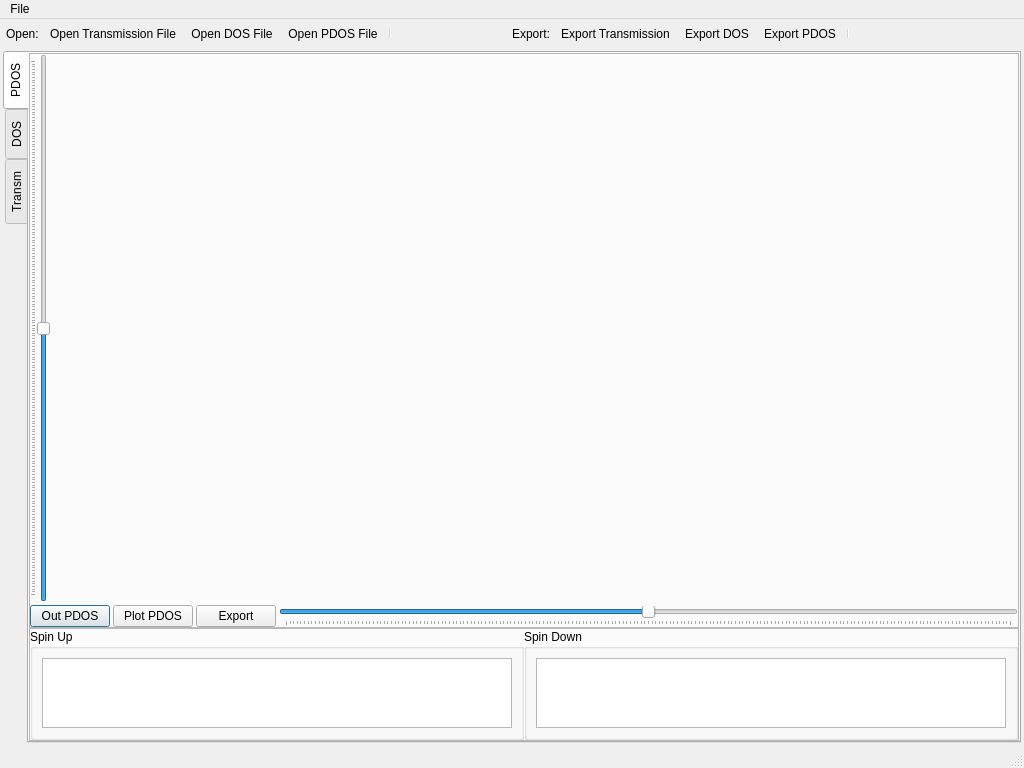
<?xml version="1.0" encoding="UTF-8"?>
<ui version="4.0">
 <class>PlotTransmDosDialog</class>
 <widget class="QDialog" name="PlotTransmDosDialog">
  <property name="geometry">
   <rect>
    <x>0</x>
    <y>0</y>
    <width>1024</width>
    <height>768</height>
   </rect>
  </property>
  <property name="sizePolicy">
   <sizepolicy hsizetype="Preferred" vsizetype="Preferred">
    <horstretch>0</horstretch>
    <verstretch>1</verstretch>
   </sizepolicy>
  </property>
  <property name="windowTitle">
   <string>PlotTransmDosDialog</string>
  </property>
  <property name="windowIcon">
   <iconset resource="Icons/icons.qrc">
    <normaloff>:/Icons/help.png</normaloff>:/Icons/help.png</iconset>
  </property>
  <layout class="QGridLayout" name="gridLayout_2">
   <property name="leftMargin">
    <number>0</number>
   </property>
   <property name="topMargin">
    <number>0</number>
   </property>
   <property name="rightMargin">
    <number>0</number>
   </property>
   <property name="bottomMargin">
    <number>0</number>
   </property>
   <property name="spacing">
    <number>0</number>
   </property>
   <item row="0" column="0">
    <widget class="QMenuBar" name="menubar">
     <property name="sizePolicy">
      <sizepolicy hsizetype="MinimumExpanding" vsizetype="Preferred">
       <horstretch>0</horstretch>
       <verstretch>0</verstretch>
      </sizepolicy>
     </property>
     <widget class="QMenu" name="menuFile">
      <property name="title">
       <string>File</string>
      </property>
      <addaction name="actionOpenFile"/>
      <addaction name="actionSave"/>
      <addaction name="actionPrint"/>
      <addaction name="actionOpenTransmFile"/>
      <addaction name="actionOpenDosFile"/>
      <addaction name="actionOpenPDosFile"/>
      <addaction name="actionExportTransm"/>
      <addaction name="actionExportDos"/>
      <addaction name="actionExportPDos"/>
      <addaction name="actionHelp"/>
      <addaction name="actionExit"/>
      <addaction name="separator"/>
     </widget>
     <addaction name="menuFile"/>
    </widget>
   </item>
   <item row="1" column="0">
    <layout class="QHBoxLayout" name="horizontalLayout_4">
     <item>
      <widget class="QLabel" name="label">
       <property name="sizePolicy">
        <sizepolicy hsizetype="Preferred" vsizetype="Preferred">
         <horstretch>0</horstretch>
         <verstretch>0</verstretch>
        </sizepolicy>
       </property>
       <property name="text">
        <string>Open:</string>
       </property>
       <property name="indent">
        <number>6</number>
       </property>
      </widget>
     </item>
     <item>
      <widget class="QToolBar" name="toolBar">
       <property name="sizePolicy">
        <sizepolicy hsizetype="Expanding" vsizetype="MinimumExpanding">
         <horstretch>0</horstretch>
         <verstretch>0</verstretch>
        </sizepolicy>
       </property>
       <property name="orientation">
        <enum>Qt::Horizontal</enum>
       </property>
       <property name="iconSize">
        <size>
         <width>22</width>
         <height>22</height>
        </size>
       </property>
       <addaction name="actionOpenTransmFile"/>
       <addaction name="actionOpenDosFile"/>
       <addaction name="actionOpenPDosFile"/>
       <addaction name="separator"/>
      </widget>
     </item>
     <item>
      <widget class="QLabel" name="label_2">
       <property name="sizePolicy">
        <sizepolicy hsizetype="Preferred" vsizetype="Preferred">
         <horstretch>0</horstretch>
         <verstretch>0</verstretch>
        </sizepolicy>
       </property>
       <property name="text">
        <string>Export:</string>
       </property>
       <property name="indent">
        <number>6</number>
       </property>
      </widget>
     </item>
     <item>
      <widget class="QToolBar" name="toolBar_2">
       <property name="sizePolicy">
        <sizepolicy hsizetype="Expanding" vsizetype="MinimumExpanding">
         <horstretch>0</horstretch>
         <verstretch>0</verstretch>
        </sizepolicy>
       </property>
       <property name="orientation">
        <enum>Qt::Horizontal</enum>
       </property>
       <property name="iconSize">
        <size>
         <width>22</width>
         <height>22</height>
        </size>
       </property>
       <addaction name="actionExportTransm"/>
       <addaction name="actionExportDos"/>
       <addaction name="actionExportPDos"/>
       <addaction name="separator"/>
      </widget>
     </item>
     <item>
      <widget class="QLabel" name="label_3">
       <property name="text">
        <string/>
       </property>
       <property name="pixmap">
        <pixmap resource="Icons/icons.qrc">:/Icons/simune40percent.png</pixmap>
       </property>
      </widget>
     </item>
    </layout>
   </item>
   <item row="2" column="0">
    <widget class="QWidget" name="centralwidget" native="true">
     <property name="sizePolicy">
      <sizepolicy hsizetype="Preferred" vsizetype="MinimumExpanding">
       <horstretch>0</horstretch>
       <verstretch>1</verstretch>
      </sizepolicy>
     </property>
     <layout class="QGridLayout" name="gridLayout_3">
      <property name="leftMargin">
       <number>0</number>
      </property>
      <property name="topMargin">
       <number>0</number>
      </property>
      <property name="rightMargin">
       <number>0</number>
      </property>
      <property name="bottomMargin">
       <number>0</number>
      </property>
      <property name="spacing">
       <number>0</number>
      </property>
      <item row="0" column="0">
       <widget class="QFrame" name="frameGraph">
        <property name="sizePolicy">
         <sizepolicy hsizetype="Expanding" vsizetype="Expanding">
          <horstretch>1</horstretch>
          <verstretch>1</verstretch>
         </sizepolicy>
        </property>
        <layout class="QGridLayout" name="gridLayout">
         <property name="leftMargin">
          <number>3</number>
         </property>
         <property name="topMargin">
          <number>3</number>
         </property>
         <property name="rightMargin">
          <number>3</number>
         </property>
         <property name="bottomMargin">
          <number>3</number>
         </property>
         <property name="spacing">
          <number>3</number>
         </property>
         <item row="0" column="0">
          <widget class="QTabWidget" name="tabWidget">
           <property name="sizePolicy">
            <sizepolicy hsizetype="Expanding" vsizetype="Expanding">
             <horstretch>1</horstretch>
             <verstretch>2</verstretch>
            </sizepolicy>
           </property>
           <property name="tabPosition">
            <enum>QTabWidget::West</enum>
           </property>
           <property name="tabShape">
            <enum>QTabWidget::Rounded</enum>
           </property>
           <property name="currentIndex">
            <number>0</number>
           </property>
           <widget class="QWidget" name="tab_3">
            <attribute name="icon">
             <iconset resource="Icons/icons.qrc">
              <normaloff>:/Icons/pdos1.png</normaloff>:/Icons/pdos1.png</iconset>
            </attribute>
            <attribute name="title">
             <string>PDOS</string>
            </attribute>
            <layout class="QGridLayout" name="gridLayout_5">
             <property name="leftMargin">
              <number>0</number>
             </property>
             <property name="topMargin">
              <number>0</number>
             </property>
             <property name="rightMargin">
              <number>0</number>
             </property>
             <property name="bottomMargin">
              <number>0</number>
             </property>
             <property name="spacing">
              <number>0</number>
             </property>
             <item row="0" column="0">
              <widget class="QFrame" name="frame_5">
               <property name="sizePolicy">
                <sizepolicy hsizetype="Expanding" vsizetype="Expanding">
                 <horstretch>0</horstretch>
                 <verstretch>20</verstretch>
                </sizepolicy>
               </property>
               <property name="frameShape">
                <enum>QFrame::StyledPanel</enum>
               </property>
               <property name="frameShadow">
                <enum>QFrame::Raised</enum>
               </property>
               <layout class="QGridLayout" name="gridLayout_12">
                <property name="leftMargin">
                 <number>0</number>
                </property>
                <property name="topMargin">
                 <number>0</number>
                </property>
                <property name="rightMargin">
                 <number>0</number>
                </property>
                <property name="bottomMargin">
                 <number>0</number>
                </property>
                <property name="spacing">
                 <number>3</number>
                </property>
                <item row="0" column="0">
                 <widget class="QSlider" name="verticalSliderqvtkWidgetPDos">
                  <property name="minimum">
                   <number>-100</number>
                  </property>
                  <property name="maximum">
                   <number>100</number>
                  </property>
                  <property name="singleStep">
                   <number>1</number>
                  </property>
                  <property name="pageStep">
                   <number>1</number>
                  </property>
                  <property name="value">
                   <number>0</number>
                  </property>
                  <property name="orientation">
                   <enum>Qt::Vertical</enum>
                  </property>
                  <property name="invertedAppearance">
                   <bool>false</bool>
                  </property>
                  <property name="invertedControls">
                   <bool>false</bool>
                  </property>
                  <property name="tickPosition">
                   <enum>QSlider::TicksAbove</enum>
                  </property>
                  <property name="tickInterval">
                   <number>1</number>
                  </property>
                 </widget>
                </item>
                <item row="0" column="1" colspan="2">
                 <widget class="QVTKWidget" name="qvtkWidgetPDos" native="true">
                  <property name="sizePolicy">
                   <sizepolicy hsizetype="MinimumExpanding" vsizetype="MinimumExpanding">
                    <horstretch>9</horstretch>
                    <verstretch>20</verstretch>
                   </sizepolicy>
                  </property>
                 </widget>
                </item>
                <item row="1" column="0" colspan="2">
                 <layout class="QHBoxLayout" name="horizontalLayout_3">
                  <property name="spacing">
                   <number>3</number>
                  </property>
                  <item>
                   <widget class="QPushButton" name="outputPDosButton">
                    <property name="sizePolicy">
                     <sizepolicy hsizetype="Minimum" vsizetype="Fixed">
                      <horstretch>1</horstretch>
                      <verstretch>0</verstretch>
                     </sizepolicy>
                    </property>
                    <property name="text">
                     <string>Out PDOS</string>
                    </property>
                   </widget>
                  </item>
                  <item>
                   <widget class="QPushButton" name="plotPDosButton">
                    <property name="sizePolicy">
                     <sizepolicy hsizetype="Minimum" vsizetype="Fixed">
                      <horstretch>1</horstretch>
                      <verstretch>0</verstretch>
                     </sizepolicy>
                    </property>
                    <property name="text">
                     <string>Plot PDOS</string>
                    </property>
                   </widget>
                  </item>
                  <item>
                   <widget class="QPushButton" name="exportRenderPDosButton">
                    <property name="sizePolicy">
                     <sizepolicy hsizetype="Minimum" vsizetype="Fixed">
                      <horstretch>1</horstretch>
                      <verstretch>0</verstretch>
                     </sizepolicy>
                    </property>
                    <property name="text">
                     <string>Export</string>
                    </property>
                   </widget>
                  </item>
                 </layout>
                </item>
                <item row="1" column="2">
                 <widget class="QSlider" name="horizontalSliderqvtkWidgetPDos">
                  <property name="sizePolicy">
                   <sizepolicy hsizetype="Expanding" vsizetype="Fixed">
                    <horstretch>40</horstretch>
                    <verstretch>0</verstretch>
                   </sizepolicy>
                  </property>
                  <property name="layoutDirection">
                   <enum>Qt::LeftToRight</enum>
                  </property>
                  <property name="minimum">
                   <number>-100</number>
                  </property>
                  <property name="maximum">
                   <number>100</number>
                  </property>
                  <property name="singleStep">
                   <number>1</number>
                  </property>
                  <property name="pageStep">
                   <number>1</number>
                  </property>
                  <property name="value">
                   <number>0</number>
                  </property>
                  <property name="orientation">
                   <enum>Qt::Horizontal</enum>
                  </property>
                  <property name="invertedAppearance">
                   <bool>false</bool>
                  </property>
                  <property name="invertedControls">
                   <bool>false</bool>
                  </property>
                  <property name="tickPosition">
                   <enum>QSlider::TicksBelow</enum>
                  </property>
                  <property name="tickInterval">
                   <number>1</number>
                  </property>
                 </widget>
                </item>
               </layout>
              </widget>
             </item>
             <item row="1" column="0">
              <widget class="QFrame" name="frame_6">
               <property name="sizePolicy">
                <sizepolicy hsizetype="Preferred" vsizetype="Preferred">
                 <horstretch>0</horstretch>
                 <verstretch>1</verstretch>
                </sizepolicy>
               </property>
               <property name="frameShape">
                <enum>QFrame::StyledPanel</enum>
               </property>
               <property name="frameShadow">
                <enum>QFrame::Raised</enum>
               </property>
               <layout class="QGridLayout" name="gridLayout_6">
                <property name="leftMargin">
                 <number>0</number>
                </property>
                <property name="topMargin">
                 <number>0</number>
                </property>
                <property name="rightMargin">
                 <number>0</number>
                </property>
                <property name="bottomMargin">
                 <number>0</number>
                </property>
                <property name="horizontalSpacing">
                 <number>0</number>
                </property>
                <property name="verticalSpacing">
                 <number>3</number>
                </property>
                <item row="0" column="0">
                 <widget class="QGroupBox" name="groupBoxPDosAlpha">
                  <property name="title">
                   <string>Spin Up</string>
                  </property>
                  <layout class="QGridLayout" name="gridLayout_13">
                   <item row="0" column="0">
                    <widget class="QTableView" name="outPDosAlphaTableView">
                     <property name="sizePolicy">
                      <sizepolicy hsizetype="Preferred" vsizetype="Preferred">
                       <horstretch>3</horstretch>
                       <verstretch>1</verstretch>
                      </sizepolicy>
                     </property>
                    </widget>
                   </item>
                  </layout>
                 </widget>
                </item>
                <item row="0" column="1">
                 <widget class="QGroupBox" name="groupBoxPDosBeta">
                  <property name="title">
                   <string>Spin Down</string>
                  </property>
                  <layout class="QGridLayout" name="gridLayout_14">
                   <item row="0" column="0">
                    <widget class="QTableView" name="outPDosBetaTableView">
                     <property name="sizePolicy">
                      <sizepolicy hsizetype="Preferred" vsizetype="Preferred">
                       <horstretch>3</horstretch>
                       <verstretch>1</verstretch>
                      </sizepolicy>
                     </property>
                    </widget>
                   </item>
                  </layout>
                 </widget>
                </item>
               </layout>
              </widget>
             </item>
            </layout>
           </widget>
           <widget class="QWidget" name="tab_2">
            <attribute name="icon">
             <iconset resource="Icons/icons.qrc">
              <normaloff>:/Icons/dos1.png</normaloff>:/Icons/dos1.png</iconset>
            </attribute>
            <attribute name="title">
             <string>DOS</string>
            </attribute>
            <layout class="QGridLayout" name="gridLayout_4">
             <property name="leftMargin">
              <number>0</number>
             </property>
             <property name="topMargin">
              <number>0</number>
             </property>
             <property name="rightMargin">
              <number>0</number>
             </property>
             <property name="bottomMargin">
              <number>0</number>
             </property>
             <property name="spacing">
              <number>3</number>
             </property>
             <item row="0" column="0">
              <widget class="QFrame" name="frame_3">
               <property name="sizePolicy">
                <sizepolicy hsizetype="Expanding" vsizetype="Expanding">
                 <horstretch>0</horstretch>
                 <verstretch>20</verstretch>
                </sizepolicy>
               </property>
               <property name="frameShape">
                <enum>QFrame::StyledPanel</enum>
               </property>
               <property name="frameShadow">
                <enum>QFrame::Raised</enum>
               </property>
               <layout class="QGridLayout" name="gridLayout_10">
                <property name="leftMargin">
                 <number>0</number>
                </property>
                <property name="topMargin">
                 <number>0</number>
                </property>
                <property name="rightMargin">
                 <number>0</number>
                </property>
                <property name="bottomMargin">
                 <number>0</number>
                </property>
                <property name="spacing">
                 <number>3</number>
                </property>
                <item row="0" column="0">
                 <widget class="QSlider" name="verticalSliderqvtkWidgetDos">
                  <property name="minimum">
                   <number>-100</number>
                  </property>
                  <property name="maximum">
                   <number>100</number>
                  </property>
                  <property name="singleStep">
                   <number>1</number>
                  </property>
                  <property name="pageStep">
                   <number>1</number>
                  </property>
                  <property name="value">
                   <number>0</number>
                  </property>
                  <property name="orientation">
                   <enum>Qt::Vertical</enum>
                  </property>
                  <property name="invertedAppearance">
                   <bool>false</bool>
                  </property>
                  <property name="invertedControls">
                   <bool>false</bool>
                  </property>
                  <property name="tickPosition">
                   <enum>QSlider::TicksAbove</enum>
                  </property>
                  <property name="tickInterval">
                   <number>1</number>
                  </property>
                 </widget>
                </item>
                <item row="0" column="1" colspan="2">
                 <widget class="QVTKWidget" name="qvtkWidgetDos" native="true">
                  <property name="sizePolicy">
                   <sizepolicy hsizetype="MinimumExpanding" vsizetype="MinimumExpanding">
                    <horstretch>9</horstretch>
                    <verstretch>20</verstretch>
                   </sizepolicy>
                  </property>
                 </widget>
                </item>
                <item row="1" column="0" colspan="2">
                 <layout class="QHBoxLayout" name="horizontalLayout_2">
                  <property name="spacing">
                   <number>3</number>
                  </property>
                  <item>
                   <widget class="QPushButton" name="outputDosButton">
                    <property name="sizePolicy">
                     <sizepolicy hsizetype="Minimum" vsizetype="Fixed">
                      <horstretch>1</horstretch>
                      <verstretch>0</verstretch>
                     </sizepolicy>
                    </property>
                    <property name="text">
                     <string>Out DOS</string>
                    </property>
                   </widget>
                  </item>
                  <item>
                   <widget class="QPushButton" name="plotDosButton">
                    <property name="sizePolicy">
                     <sizepolicy hsizetype="Minimum" vsizetype="Fixed">
                      <horstretch>1</horstretch>
                      <verstretch>0</verstretch>
                     </sizepolicy>
                    </property>
                    <property name="text">
                     <string>Plot DOS</string>
                    </property>
                   </widget>
                  </item>
                  <item>
                   <widget class="QPushButton" name="exportRenderDosButton">
                    <property name="sizePolicy">
                     <sizepolicy hsizetype="Minimum" vsizetype="Fixed">
                      <horstretch>1</horstretch>
                      <verstretch>0</verstretch>
                     </sizepolicy>
                    </property>
                    <property name="text">
                     <string>Export</string>
                    </property>
                   </widget>
                  </item>
                 </layout>
                </item>
                <item row="1" column="2">
                 <widget class="QSlider" name="horizontalSliderqvtkWidgetDos">
                  <property name="sizePolicy">
                   <sizepolicy hsizetype="Expanding" vsizetype="Fixed">
                    <horstretch>40</horstretch>
                    <verstretch>0</verstretch>
                   </sizepolicy>
                  </property>
                  <property name="layoutDirection">
                   <enum>Qt::LeftToRight</enum>
                  </property>
                  <property name="minimum">
                   <number>-100</number>
                  </property>
                  <property name="maximum">
                   <number>100</number>
                  </property>
                  <property name="singleStep">
                   <number>1</number>
                  </property>
                  <property name="pageStep">
                   <number>1</number>
                  </property>
                  <property name="value">
                   <number>0</number>
                  </property>
                  <property name="orientation">
                   <enum>Qt::Horizontal</enum>
                  </property>
                  <property name="invertedAppearance">
                   <bool>false</bool>
                  </property>
                  <property name="invertedControls">
                   <bool>false</bool>
                  </property>
                  <property name="tickPosition">
                   <enum>QSlider::TicksBelow</enum>
                  </property>
                  <property name="tickInterval">
                   <number>1</number>
                  </property>
                 </widget>
                </item>
               </layout>
              </widget>
             </item>
             <item row="1" column="0">
              <widget class="QFrame" name="frame_4">
               <property name="sizePolicy">
                <sizepolicy hsizetype="Preferred" vsizetype="Preferred">
                 <horstretch>0</horstretch>
                 <verstretch>1</verstretch>
                </sizepolicy>
               </property>
               <property name="frameShape">
                <enum>QFrame::StyledPanel</enum>
               </property>
               <property name="frameShadow">
                <enum>QFrame::Raised</enum>
               </property>
               <layout class="QGridLayout" name="gridLayout_11">
                <item row="0" column="0">
                 <widget class="QTableView" name="outDosTableView">
                  <property name="sizePolicy">
                   <sizepolicy hsizetype="Preferred" vsizetype="Preferred">
                    <horstretch>3</horstretch>
                    <verstretch>1</verstretch>
                   </sizepolicy>
                  </property>
                 </widget>
                </item>
               </layout>
              </widget>
             </item>
            </layout>
           </widget>
           <widget class="QWidget" name="tab_1">
            <attribute name="icon">
             <iconset resource="Icons/icons.qrc">
              <normaloff>:/Icons/transm1.png</normaloff>:/Icons/transm1.png</iconset>
            </attribute>
            <attribute name="title">
             <string>Transm</string>
            </attribute>
            <layout class="QGridLayout" name="gridLayout_7">
             <property name="leftMargin">
              <number>0</number>
             </property>
             <property name="topMargin">
              <number>0</number>
             </property>
             <property name="rightMargin">
              <number>0</number>
             </property>
             <property name="bottomMargin">
              <number>0</number>
             </property>
             <property name="spacing">
              <number>3</number>
             </property>
             <item row="0" column="0">
              <widget class="QFrame" name="frame">
               <property name="sizePolicy">
                <sizepolicy hsizetype="Expanding" vsizetype="Expanding">
                 <horstretch>0</horstretch>
                 <verstretch>20</verstretch>
                </sizepolicy>
               </property>
               <property name="frameShape">
                <enum>QFrame::StyledPanel</enum>
               </property>
               <property name="frameShadow">
                <enum>QFrame::Raised</enum>
               </property>
               <layout class="QGridLayout" name="gridLayout_9">
                <property name="leftMargin">
                 <number>0</number>
                </property>
                <property name="topMargin">
                 <number>0</number>
                </property>
                <property name="rightMargin">
                 <number>0</number>
                </property>
                <property name="bottomMargin">
                 <number>0</number>
                </property>
                <property name="spacing">
                 <number>3</number>
                </property>
                <item row="0" column="0">
                 <widget class="QSlider" name="verticalSliderqvtkWidget3">
                  <property name="minimum">
                   <number>-100</number>
                  </property>
                  <property name="maximum">
                   <number>100</number>
                  </property>
                  <property name="singleStep">
                   <number>1</number>
                  </property>
                  <property name="pageStep">
                   <number>1</number>
                  </property>
                  <property name="value">
                   <number>0</number>
                  </property>
                  <property name="orientation">
                   <enum>Qt::Vertical</enum>
                  </property>
                  <property name="invertedAppearance">
                   <bool>false</bool>
                  </property>
                  <property name="invertedControls">
                   <bool>false</bool>
                  </property>
                  <property name="tickPosition">
                   <enum>QSlider::TicksAbove</enum>
                  </property>
                  <property name="tickInterval">
                   <number>1</number>
                  </property>
                 </widget>
                </item>
                <item row="0" column="1" colspan="2">
                 <widget class="QVTKWidget" name="qvtkWidget3" native="true">
                  <property name="sizePolicy">
                   <sizepolicy hsizetype="MinimumExpanding" vsizetype="MinimumExpanding">
                    <horstretch>9</horstretch>
                    <verstretch>20</verstretch>
                   </sizepolicy>
                  </property>
                 </widget>
                </item>
                <item row="1" column="0" colspan="2">
                 <layout class="QHBoxLayout" name="horizontalLayout">
                  <property name="spacing">
                   <number>3</number>
                  </property>
                  <item>
                   <widget class="QPushButton" name="outputTransmButton">
                    <property name="sizePolicy">
                     <sizepolicy hsizetype="Minimum" vsizetype="Fixed">
                      <horstretch>1</horstretch>
                      <verstretch>0</verstretch>
                     </sizepolicy>
                    </property>
                    <property name="text">
                     <string>Out Transm.</string>
                    </property>
                   </widget>
                  </item>
                  <item>
                   <widget class="QPushButton" name="plotTransmButton">
                    <property name="sizePolicy">
                     <sizepolicy hsizetype="Minimum" vsizetype="Fixed">
                      <horstretch>1</horstretch>
                      <verstretch>0</verstretch>
                     </sizepolicy>
                    </property>
                    <property name="text">
                     <string>Plot Transm.</string>
                    </property>
                   </widget>
                  </item>
                  <item>
                   <widget class="QPushButton" name="exportRenderTransmButton">
                    <property name="sizePolicy">
                     <sizepolicy hsizetype="Minimum" vsizetype="Fixed">
                      <horstretch>1</horstretch>
                      <verstretch>0</verstretch>
                     </sizepolicy>
                    </property>
                    <property name="text">
                     <string>Export</string>
                    </property>
                   </widget>
                  </item>
                 </layout>
                </item>
                <item row="1" column="2">
                 <widget class="QSlider" name="horizontalSliderqvtkWidget3">
                  <property name="sizePolicy">
                   <sizepolicy hsizetype="Expanding" vsizetype="Fixed">
                    <horstretch>40</horstretch>
                    <verstretch>0</verstretch>
                   </sizepolicy>
                  </property>
                  <property name="layoutDirection">
                   <enum>Qt::LeftToRight</enum>
                  </property>
                  <property name="minimum">
                   <number>-100</number>
                  </property>
                  <property name="maximum">
                   <number>100</number>
                  </property>
                  <property name="singleStep">
                   <number>1</number>
                  </property>
                  <property name="pageStep">
                   <number>1</number>
                  </property>
                  <property name="value">
                   <number>0</number>
                  </property>
                  <property name="orientation">
                   <enum>Qt::Horizontal</enum>
                  </property>
                  <property name="invertedAppearance">
                   <bool>false</bool>
                  </property>
                  <property name="invertedControls">
                   <bool>false</bool>
                  </property>
                  <property name="tickPosition">
                   <enum>QSlider::TicksBelow</enum>
                  </property>
                  <property name="tickInterval">
                   <number>1</number>
                  </property>
                 </widget>
                </item>
               </layout>
               <zorder>qvtkWidget3</zorder>
               <zorder>horizontalSliderqvtkWidget3</zorder>
               <zorder>verticalSliderqvtkWidget3</zorder>
              </widget>
             </item>
             <item row="1" column="0">
              <widget class="QFrame" name="frame_2">
               <property name="sizePolicy">
                <sizepolicy hsizetype="Preferred" vsizetype="Preferred">
                 <horstretch>0</horstretch>
                 <verstretch>1</verstretch>
                </sizepolicy>
               </property>
               <property name="frameShape">
                <enum>QFrame::StyledPanel</enum>
               </property>
               <property name="frameShadow">
                <enum>QFrame::Raised</enum>
               </property>
               <layout class="QGridLayout" name="gridLayout_8">
                <item row="0" column="0">
                 <widget class="QTableView" name="outTransmTableView">
                  <property name="sizePolicy">
                   <sizepolicy hsizetype="Preferred" vsizetype="Preferred">
                    <horstretch>3</horstretch>
                    <verstretch>1</verstretch>
                   </sizepolicy>
                  </property>
                 </widget>
                </item>
               </layout>
              </widget>
             </item>
            </layout>
           </widget>
          </widget>
         </item>
        </layout>
       </widget>
      </item>
     </layout>
    </widget>
   </item>
   <item row="3" column="0">
    <widget class="QStatusBar" name="statusbar">
     <property name="sizePolicy">
      <sizepolicy hsizetype="Preferred" vsizetype="Preferred">
       <horstretch>0</horstretch>
       <verstretch>0</verstretch>
      </sizepolicy>
     </property>
    </widget>
   </item>
  </layout>
  <action name="actionOpenFile">
   <property name="enabled">
    <bool>true</bool>
   </property>
   <property name="icon">
    <iconset resource="Icons/icons.qrc">
     <normaloff>:/Icons/fileopen.png</normaloff>:/Icons/fileopen.png</iconset>
   </property>
   <property name="text">
    <string>Open File...</string>
   </property>
  </action>
  <action name="actionOpenTransmFile">
   <property name="enabled">
    <bool>true</bool>
   </property>
   <property name="icon">
    <iconset resource="Icons/icons.qrc">
     <normaloff>:/Icons/transm1.png</normaloff>:/Icons/transm1.png</iconset>
   </property>
   <property name="text">
    <string>Open Transmission File...</string>
   </property>
  </action>
  <action name="actionOpenDosFile">
   <property name="enabled">
    <bool>true</bool>
   </property>
   <property name="icon">
    <iconset resource="Icons/icons.qrc">
     <normaloff>:/Icons/dos1.png</normaloff>:/Icons/dos1.png</iconset>
   </property>
   <property name="text">
    <string>Open DOS File...</string>
   </property>
  </action>
  <action name="actionOpenPDosFile">
   <property name="enabled">
    <bool>true</bool>
   </property>
   <property name="icon">
    <iconset resource="Icons/icons.qrc">
     <normaloff>:/Icons/pdos1.png</normaloff>:/Icons/pdos1.png</iconset>
   </property>
   <property name="text">
    <string>Open PDOS File...</string>
   </property>
  </action>
  <action name="actionExit">
   <property name="text">
    <string>Exit</string>
   </property>
  </action>
  <action name="actionPrint">
   <property name="icon">
    <iconset resource="Icons/icons.qrc">
     <normaloff>:/Icons/print.png</normaloff>:/Icons/print.png</iconset>
   </property>
   <property name="text">
    <string>Print</string>
   </property>
  </action>
  <action name="actionHelp">
   <property name="icon">
    <iconset resource="Icons/icons.qrc">
     <normaloff>:/Icons/help.png</normaloff>:/Icons/help.png</iconset>
   </property>
   <property name="text">
    <string>Help</string>
   </property>
  </action>
  <action name="actionSave">
   <property name="icon">
    <iconset resource="Icons/icons.qrc">
     <normaloff>:/Icons/filesave.png</normaloff>:/Icons/filesave.png</iconset>
   </property>
   <property name="text">
    <string>Save</string>
   </property>
  </action>
  <action name="action">
   <property name="text">
    <string>Export</string>
   </property>
  </action>
  <action name="actionExportTransm">
   <property name="icon">
    <iconset resource="Icons/icons.qrc">
     <normaloff>:/Icons/transm1.png</normaloff>:/Icons/transm1.png</iconset>
   </property>
   <property name="text">
    <string>Export Transmission</string>
   </property>
  </action>
  <action name="actionExportDos">
   <property name="icon">
    <iconset resource="Icons/icons.qrc">
     <normaloff>:/Icons/dos1.png</normaloff>:/Icons/dos1.png</iconset>
   </property>
   <property name="text">
    <string>Export DOS</string>
   </property>
  </action>
  <action name="actionExportPDos">
   <property name="icon">
    <iconset resource="Icons/icons.qrc">
     <normaloff>:/Icons/pdos1.png</normaloff>:/Icons/pdos1.png</iconset>
   </property>
   <property name="text">
    <string>Export PDOS</string>
   </property>
  </action>
 </widget>
 <customwidgets>
  <customwidget>
   <class>QVTKWidget</class>
   <extends>QWidget</extends>
   <header>QVTKWidget.h</header>
   <container>1</container>
  </customwidget>
 </customwidgets>
 <resources>
  <include location="Icons/icons.qrc"/>
 </resources>
 <connections/>
</ui>
